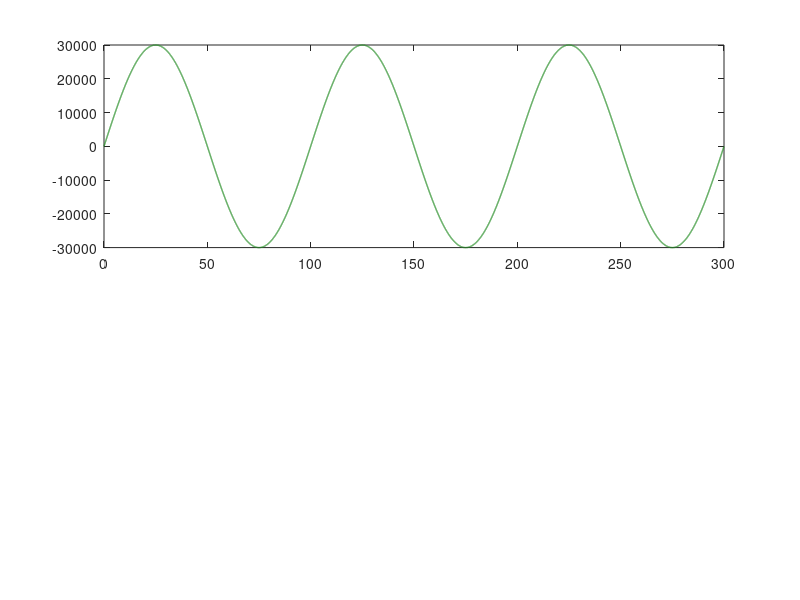

Reproduce this figure in MATLAB. (Note: this script raises an error after producing the figure.)
function wavegen()
    fs = 25e6; %drived by main freq = 25MHz
    f0 = 1e4; %voice freq: 20Hz-20kHz
    N = round(3*fs/f0);
    t = 0:(N-1);
    t = t./fs;
    A = 30000; %digital gain of quantified signal must be less than 32767

    x = round(A.*xgen(t, f0));
    waveploter(t, x, fs, N);
    x = dec2hex(x, 4);
    writematrix(x, "tbwave.csv");
    fprintf("sampnum = %d;\n", N);
end

function x = xgen(t, f0)
    x = sin(2*pi*f0*t);
end

function waveploter(t, x, fs, N)
    figure();
    subplot(2,1,1);
    ax = gca;
    plot(t.*1e6, x, '-', 'LineWidth', 1, 'Color', '#228B22');
    ax.Title.String = 'Wave';
    ax.XLabel.String = 't/us';

    subplot(2,1,2);
    ax = gca;
    f = (0:(N-1))./N.*fs./1e6;
    plot(f, fft(x), '-', 'LineWidth', 1, 'Color', '#FF8C00');
    ax.Title.String = 'FFT';
    ax.XLabel.String = 'freq/MHz';
end